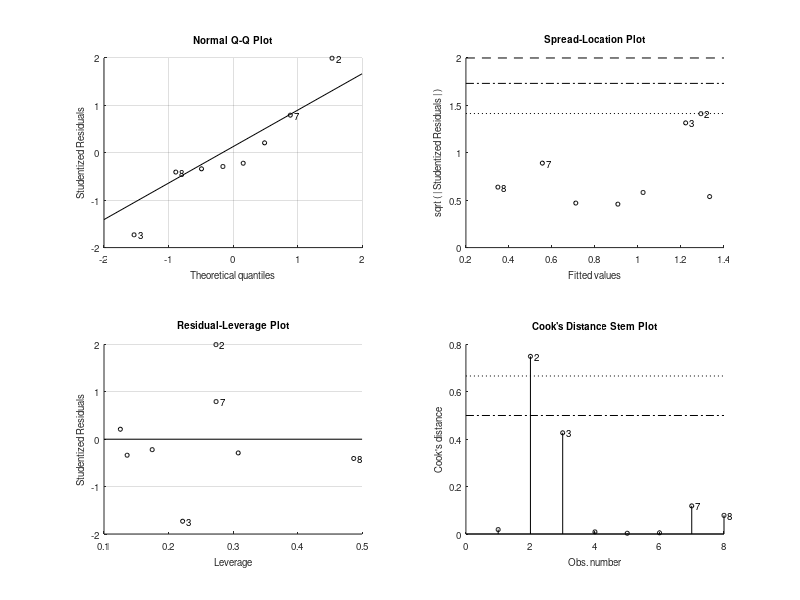
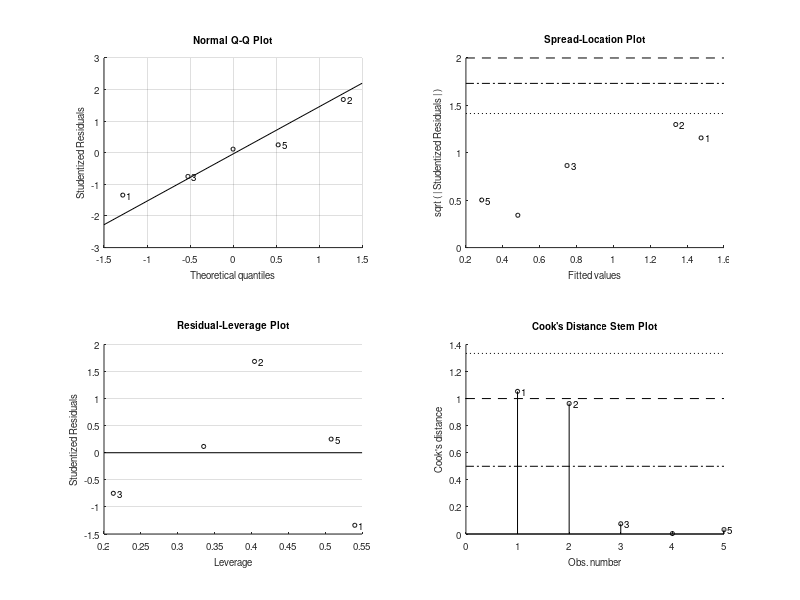

The MATLAB script that drew these images, in order: (Note: this script raises an error after producing the figures.)
clear alex taylor

taylor(:,1) = [571731.48;577258.98;580978.1;587346.4;591126.5;597353.2;601796.1;608101];
taylor(:,2) = [6737517.35;6733918.68;6730286.9;6730436.4;6724959.2;6730694.1;6734532.2;6736574.4];
taylor(:,3) = [2620;2640;2380;2225;2070;1915;1765;1615];
taylor(:,4) = [3.2;3.7;2.6;2.7;2.4;1.78;1.65;0.91];
taylor(:,5) = [0.407;0.409;0.394;0.364;0.388;0.385;0.390;0.342];
taylor(:,6) = [1.302;1.513;1.024;0.983;0.932;0.685;0.643;0.311];

alex(:,1) = [566453.4;570077.4;595349.9;601424.8;605031];
alex(:,2) = [6727621.2;6732429.7;6741065.2;6753607.6;6762717.2];
alex(:,3) = [2610;2730;2321;2472;2434];
alex(:,6) = [1.30;1.59;0.62;0.50;0.32];
  %  alex = alex(3:end,:);

%% Distance from Divide Regression
% Dt = sqrt((taylor(:,1)-taylor(1,1)).^2+(taylor(:,2)-taylor(1,2)).^2)/1000;
% Da = sqrt((alex(:,1)-taylor(1,1)).^2+(alex(:,2)-taylor(1,2)).^2)/1000;
Dt = sqrt((taylor(:,1)-alex(1,1)).^2+(taylor(:,2)-alex(1,2)).^2)/1000;
Da = sqrt((alex(:,1)-alex(1,1)).^2+(alex(:,2)-alex(1,2)).^2)/1000;

LMt = fitlm(Dt,taylor(:,6));
LMa = fitlm(Da,alex(:,6));

[Ft, Gt] = fit(Dt,taylor(:,6),'poly1');
    CIt = predint(Ft,Dt);
[Fa, Ga] = fit(Da,alex(:,6),'poly1');
    CIa = predint(Fa,Da);

    [Dat, Iat] = sort([Da; Dt]); AT = [alex(:,6); taylor(:,6)]; AT = AT(Iat);    
[Fat, Gat] = fit(Dat,AT,'poly1');
    CIat = predint(Fat,Dat);    
    


clf
plot(Dt,taylor(:,6),'.', 'MarkerSize',13, 'Color',rgb('DarkCyan')); hold on
    pt = plot(Ft);    set(pt,'Color',rgb('DarkCyan')); set(pt, 'LineWidth',1.5)
    plot(Dt, CIt(:,1),'--', 'Color',rgb('DarkCyan'), 'LineWidth',.2)
    plot(Dt, CIt(:,2),'--','Color',rgb('DarkCyan'), 'LineWidth',.2)

plot(Da,alex(:,6),'.', 'MarkerSize',13, 'Color',rgb('OrangeRed'))
    pa = plot(Fa);   set(pa,'Color',rgb('OrangeRed')); set(pa, 'LineWidth',1.5)
    plot(Da, CIa(:,1), '--','Color',rgb('OrangeRed'), 'LineWidth',.2)
    plot(Da, CIa(:,2),'--','Color',rgb('OrangeRed'), 'LineWidth',.2)

legend([pt,pa],'Taylor1969','Alex2016')
    xlabel('Distance from Sian Camp (km)'); ylabel('SWE (m w.e.)')
    yl = ylim;
    ylim([0, yl(2)]);
    
figure(2); clf
    pt = plot(Fat);    set(pt,'Color','k'); set(pt, 'LineWidth',1.5); hold on
%     plot(Dat, CIat(:,1),'--', 'Color','k', 'LineWidth',.2)
%     plot(Dat, CIat(:,2),'--','Color','k', 'LineWidth',.2)
L(2) = plot(Da,alex(:,6),'.', 'MarkerSize',13, 'Color',rgb('OrangeRed'));
       plot(Da,alex(:,6),'.', 'MarkerSize',13, 'Color',rgb('OrangeRed'));
L(1) = plot(Dt,taylor(:,6),'.', 'MarkerSize',13, 'Color',rgb('DarkCyan')); hold on
    xlim([min(Dat), max(Dat)]); ylim([0 2])
    grid on
        xlabel('Distance from mountain divide (km)'); ylabel('SWE (m w.e.)')
        legend(L,'Taylor (1969)','Pulwicki and Flowers (2017)', 'Location','northoutside')
saveFIG_IGS('AccumGrad',1,8.6)

%% Elevation Regression

[~, I] =sort(alex(:,3)); 
Ea = [alex(I,3), alex(I,6)];

LMt = fitlm(taylor(:,3),taylor(:,6));
LMa = fitlm(Ea(:,1),Ea(:,2));

[Ft, Gt] = fit(taylor(:,3),taylor(:,6),'poly1');
    CIt = predint(Ft,taylor(:,3));
[Fa, Ga] = fit(Ea(:,1),Ea(:,2),'poly1');
    CIa = predint(Fa,Ea(:,1));


clf
plot(taylor(:,3),taylor(:,6),'.', 'MarkerSize',13, 'Color',rgb('DarkCyan')); hold on
    pt = plot(Ft);    set(pt,'Color',rgb('DarkCyan')); set(pt, 'LineWidth',1.5)
    plot(taylor(:,3), CIt(:,1),'--', 'Color',rgb('DarkCyan'), 'LineWidth',.2)
    plot(taylor(:,3), CIt(:,2),'--','Color',rgb('DarkCyan'), 'LineWidth',.2)

plot(Ea(:,1),Ea(:,2),'.', 'MarkerSize',13, 'Color',rgb('OrangeRed'))
    pa = plot(Fa);   set(pa,'Color',rgb('OrangeRed')); set(pa, 'LineWidth',1.5)
    plot(Ea(:,1), CIa(:,1), '--','Color',rgb('OrangeRed'), 'LineWidth',.2)
    plot(Ea(:,1), CIa(:,2),'--','Color',rgb('OrangeRed'), 'LineWidth',.2)

legend([pt,pa],'Taylor1969','Alex2016')
    xlabel('Elevation (m a.s.l.)'); ylabel('SWE (m w.e.)')
    yl = ylim;
    ylim([0, yl(2)]);